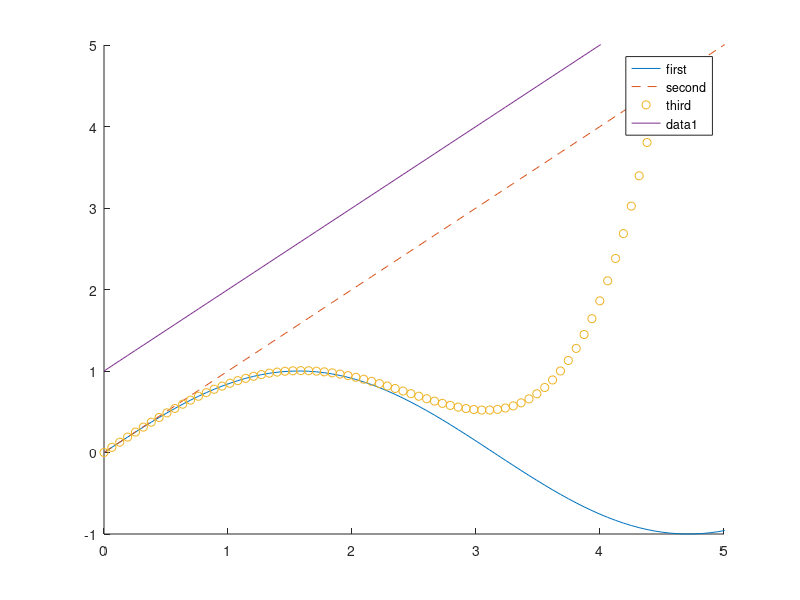

This chart was generated by the following MATLAB code:
x =linspace(0,2*pi,100);
y1=sin(x);
hold on
plot(x,y1) 
y2=x;
plot(x,y2,'--') 
y3 = x-(x.^3)/6 + (x.^5)/120; 
plot(x,y3,'o') 
axis([0 5 -1 5])
hold off
legend('first','second','third')
line(x,x+1)
